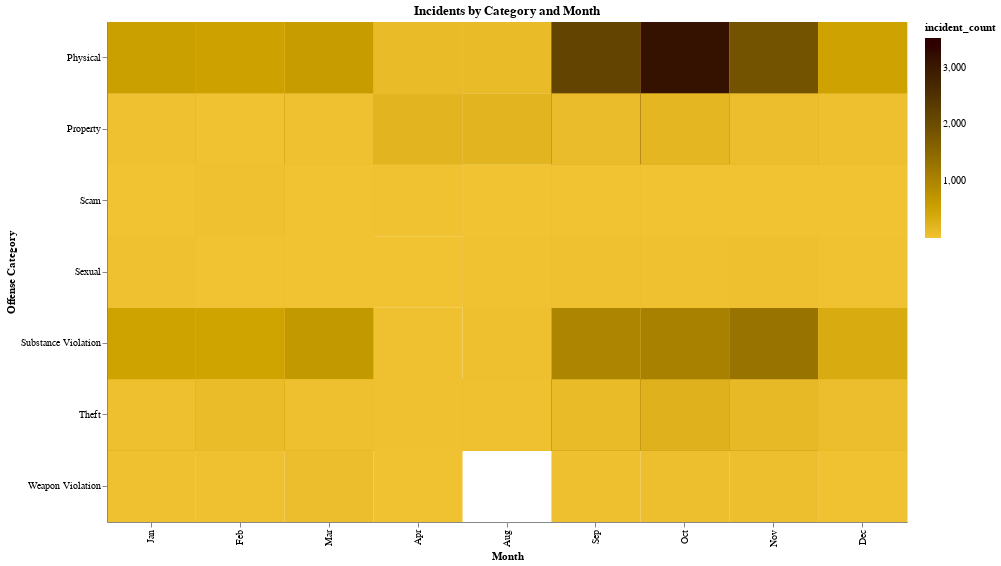

Notebook code for this chart:
### Code cell
# offenses = ['Physical', 'Property', 'Scam', 'Sexual', 'Substance Violation',
#        'Theft', 'Weapon Violation']


    



crimes = df.groupby(['incident_month','offense_name'])['incident_count'].sum().reset_index()
crimes['offense_name'] = crimes['offense_name'].map(offense_groups)



mos = {1:'Jan',2:'Feb',3:'Mar',4:'Apr',8:'Aug',9:'Sep',
      10:'Oct',11:'Nov',12:'Dec'}
crimes['incident_month'] = crimes['incident_month'].map(mos)




crimes = crimes[(crimes['offense_name'].isna()== False) & 
                (crimes['offense_name'] != 'Animal Cruelty')] 

test = alt.Chart(crimes).mark_rect().encode(
    x=alt.X('incident_month:O', title="Month",
           sort=['Jan','Feb','Mar','Apr','Aug','Sep','Oct','Nov','Dec']),
    y=alt.Y('offense_name:O',
           title='Offense Category'),
    color=alt.Color('incident_count:Q',
                    scale=alt.Scale(range=['#f1c232','#000000'])
                   )
)



test.properties(width=800,height=500, title="Incidents by Category and Month")

### Figure 1 — Vega-Lite specification as saved in the notebook (floating-point values rounded to 4 significant figures; data arrays with more than 128 entries replaced by an {"elided": "..."} marker saying what was removed)
{"config": {"view": {"continuousWidth": 400, "continuousHeight": 300}}, "data": {"name": "data-4b9fe764779ee187dc5685778880d1de"}, "mark": "rect", "encoding": {"color": {"type": "quantitative", "field": "incident_count", "scale": {"range": ["#f1c232", "#000000"]}}, "x": {"type": "ordinal", "field": "incident_month", "sort": ["Jan", "Feb", "Mar", "Apr", "Aug", "Sep", "Oct", "Nov", "Dec"], "title": "Month"}, "y": {"type": "ordinal", "field": "offense_name", "title": "Offense Category"}}, "height": 500, "title": "Incidents by Category and Month", "width": 800, "$schema": "https://vega.github.io/schema/vega-lite/v4.8.1.json", "datasets": {"data-4b9fe764779ee187dc5685778880d1de": {"elided": "247 records"}}}
